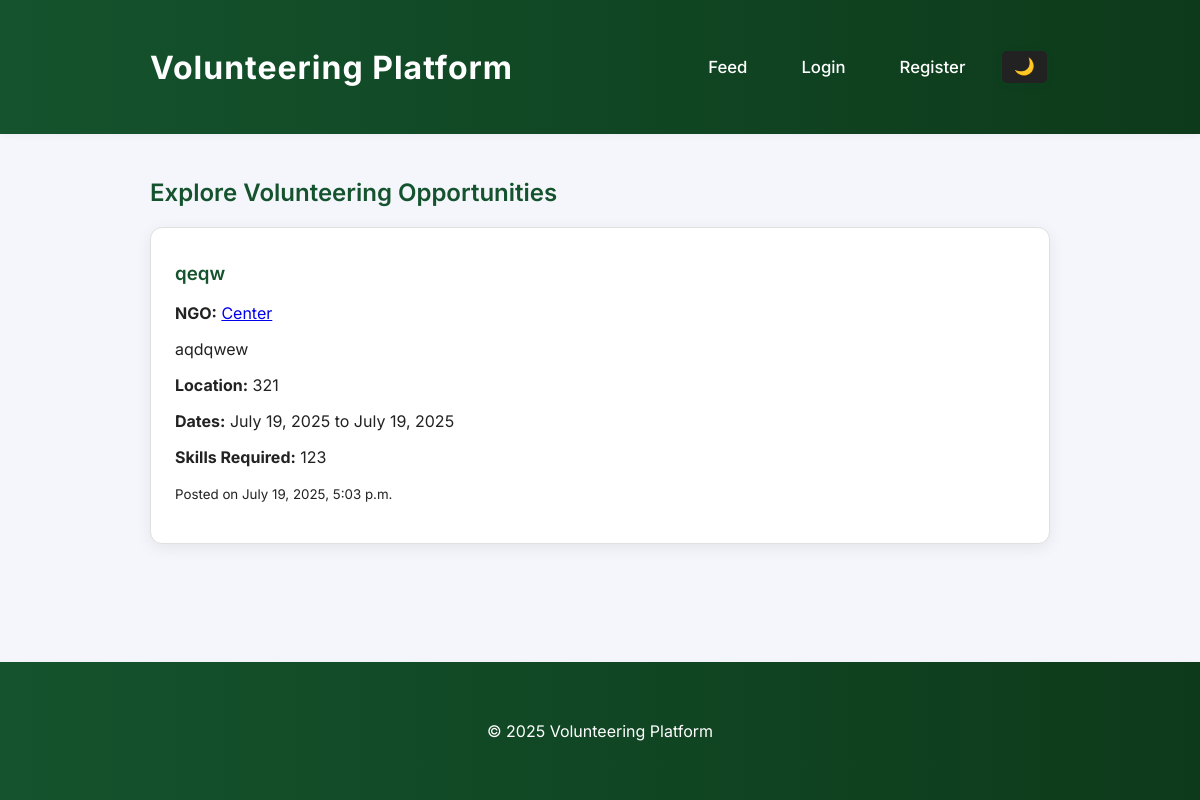
Before: / with the older database file.
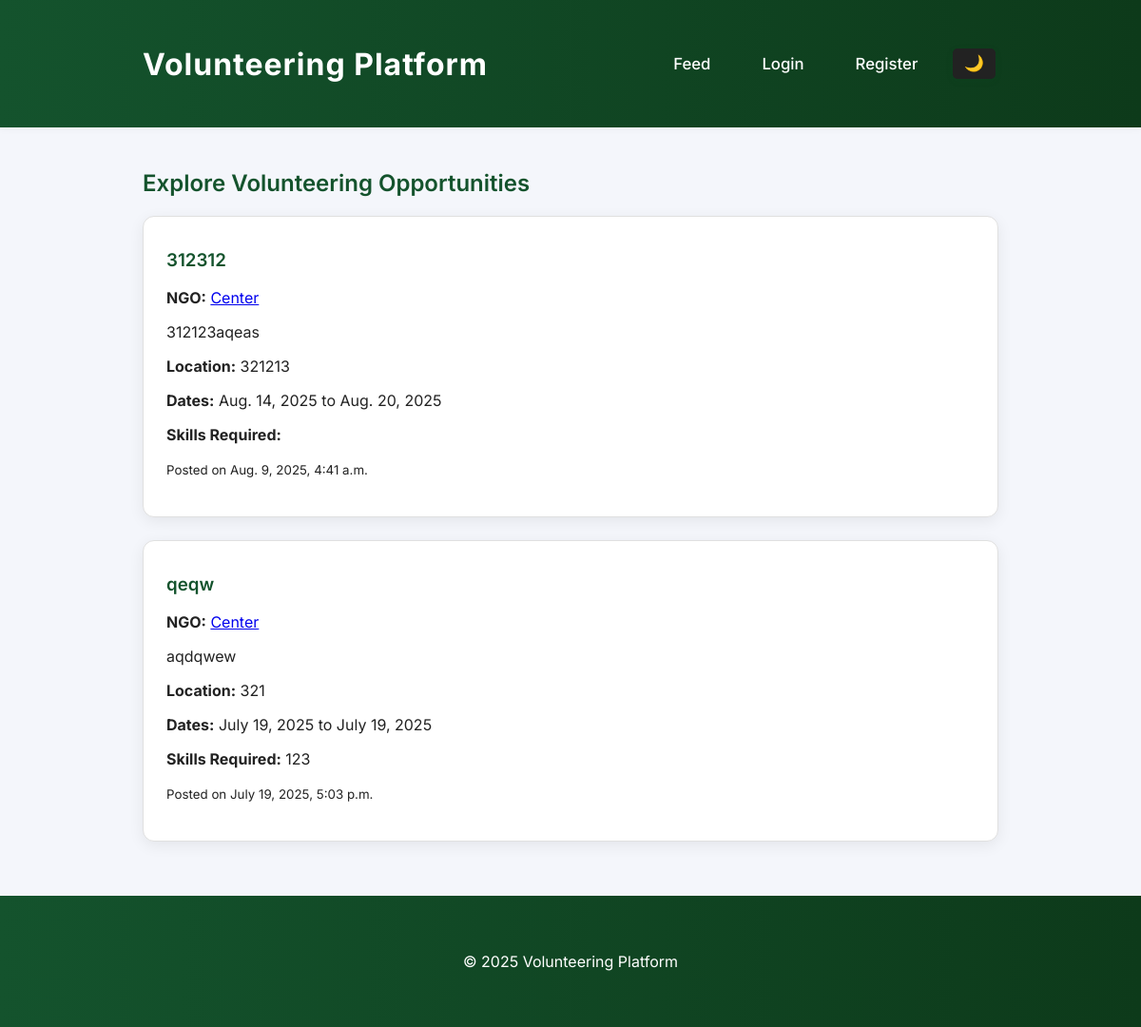
After: the same page with the newer database file.
### feeds/models.py (models this page shows, shortened)
class Opportunity(models.Model):
    ngo = models.ForeignKey(
        settings.AUTH_USER_MODEL,
        on_delete=models.CASCADE,
        limit_choices_to={"role": "ngo"},
    )
    title = models.CharField(max_length=200)
    description = models.TextField()
    location = models.CharField(max_length=255)
    start_date = models.DateField()
    end_date = models.DateField()
    skills_required = models.CharField(max_length=255, blank=True)
    created_at = models.DateTimeField(auto_now_add=True)

### accounts/models.py (models this page shows, shortened)
class User(AbstractUser):
    ROLE_CHOICES = (
        ("volunteer", "Volunteer"),
        ("ngo", "NGO"),
        ("admin", "Admin"),
    )
    role = models.CharField(max_length=10, choices=ROLE_CHOICES, default="volunteer")
    skills = models.CharField(max_length=255, blank=True, help_text="Comma-separated skills (e.g. Python, Fundraising, Event Planning)")

### feeds/views.py (the view, shortened to what this page needs)
# urls.py: path("", views.general_feed, name="general_feed"),
def general_feed(request):
    opportunities = Opportunity.objects.all().order_by("-created_at")
    user_applications = set()
    recommended = []
    new = list(opportunities)
    show = request.GET.get("show", "new")
    context = {
        "recommended": recommended,
        "new": new,
        "user_applications": user_applications,
        "show": show,
    }
    return render(request, "feeds/general_feed.html", context)

### accounts/views.py (called while the page is built, shortened)
def get_notification_count(request):
    if not request.user.is_authenticated:
        return {'notification_count': 0}

### feeds/templatetags/bg_images.py (called while the page is built)
@register.simple_tag
def random_bg_image():
    img_dir = os.path.join(settings.STATIC_ROOT or settings.STATICFILES_DIRS[0], 'img')
    try:
        files = [f for f in os.listdir(img_dir) if f.lower().endswith(('.jpg', '.jpeg', '.png', '.webp', '.gif'))]
    except Exception:
        files = []
    import random
    if files:
        return 'img/' + random.choice(files)
    return ''

### feeds/templates/feeds/general_feed.html (shortened to what this page needs)
{% extends "base.html" %}
{% block content %}
<h2>Explore Volunteering Opportunities</h2>
{% if user.is_authenticated and user.role == 'volunteer' %}
  <div style="margin-bottom:1.5em;">
    <a class="btn{% if show == 'recommended' %} active{% endif %}" href="?show=recommended">Recommended</a>
    <a class="btn{% if show == 'new' %} active{% endif %}" href="?show=new">New</a>
  </div>
  {% if show == 'recommended' %}
    {% if recommended %}
      {% for opp in recommended %}
        <div class="opportunity-card">
          <h3>{{ opp.title }}</h3>
          <p><strong>NGO:</strong> <a href="{% url 'ngo_profile' opp.ngo.id %}">{{ opp.ngo.username }}</a></p>
          <p>{{ opp.description }}</p>
          <p><strong>Location:</strong> {{ opp.location }}</p>
          <p><strong>Dates:</strong> {{ opp.start_date }} to {{ opp.end_date }}</p>
          <p><strong>Skills Required:</strong> {{ opp.skills_required }}</p>
          {% if opp.id in user_applications %}
            <p><em>You’ve already applied.</em></p>
          {% else %}
            <form action="{% url 'apply_for_opportunity' opp.id %}" method="post">
              {% csrf_token %}
              <button type="submit">Apply</button>
            </form>
          {% endif %}
        </div>
      {% endfor %}
    {% else %}
      <p>No recommended opportunities based on your skills. Try updating your skills in your account settings!</p>
    {% endif %}
  {% else %}
    {% if new %}
      {% for opp in new %}
        <div class="opportunity-card">
          <h3>{{ opp.title }}</h3>
          <p><strong>NGO:</strong> <a href="{% url 'ngo_profile' opp.ngo.id %}">{{ opp.ngo.username }}</a></p>
          <p>{{ opp.description }}</p>
          <p><strong>Location:</strong> {{ opp.location }}</p>
          <p><strong>Dates:</strong> {{ opp.start_date }} to {{ opp.end_date }}</p>
          <p><strong>Skills Required:</strong> {{ opp.skills_required }}</p>
          {% if opp.id in user_applications %}
            <p><em>You’ve already applied.</em></p>
          {% else %}
            <form action="{% url 'apply_for_opportunity' opp.id %}" method="post">
              {% csrf_token %}
              <button type="submit">Apply</button>
            </form>
          {% endif %}
        </div>
      {% endfor %}
    {% else %}
      <p>No new opportunities at this time.</p>
    {% endif %}
  {% endif %}
{% else %}
  {% if new %}
    {% for opp in new %}
      <div class="opportunity-card">
        <h3>{{ opp.title }}</h3>
        <p><strong>NGO:</strong> <a href="{% url 'ngo_profile' opp.ngo.id %}">{{ opp.ngo.username }}</a></p>
        <p>{{ opp.description }}</p>
        <p><strong>Location:</strong> {{ opp.location }}</p>
        <p><strong>Dates:</strong> {{ opp.start_date }} to {{ opp.end_date }}</p>
        <p><strong>Skills Required:</strong> {{ opp.skills_required }}</p>
        <p><small>Posted on {{ opp.created_at }}</small></p>
      </div>
    {% endfor %}
  {% else %}
    <p>No opportunities posted yet.</p>
  {% endif %}
{% endif %}
{% endblock %}

Changed rows visible on the page:
added Opportunity: title "312312", ngo.username "Center", description "312123aqeas", location "321213", start_date "Aug. 14, 2025", end_date "Aug. 20, 2025", created_at "Aug. 9, 2025, 4:41 a.m."
